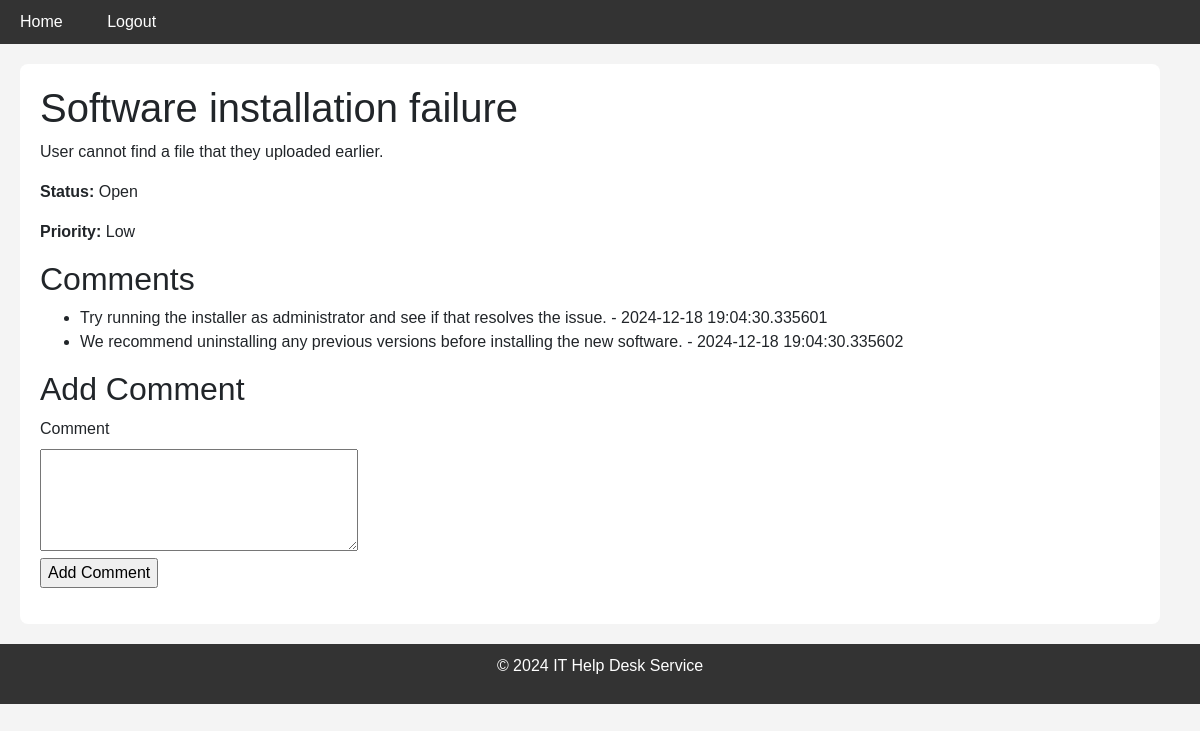
Page /ticket/8 (signed in) on the committed database.
### app/models.py (models this page shows, shortened)
class Ticket(db.Model):
    id = db.Column(db.Integer, primary_key=True)
    title = db.Column(db.String(100), nullable=False)
    description = db.Column(db.Text, nullable=False)
    status = db.Column(db.String(20), nullable=False)  # e.g., 'Open', 'In Progress', 'Resolved'
    priority = db.Column(db.String(20), nullable=False)  # e.g., 'Low', 'Medium', 'High'
    created_date = db.Column(db.DateTime, default=db.func.current_timestamp())
    resolved_date = db.Column(db.DateTime, nullable=True)
    user_id = db.Column(db.Integer, db.ForeignKey('user.id'), nullable=False)
    user = db.relationship('User')

class Comment(db.Model):
    id = db.Column(db.Integer, primary_key=True)
    content = db.Column(db.Text)
    timestamp = db.Column(db.DateTime, index=True, default=datetime.utcnow)
    ticket_id = db.Column(db.Integer, db.ForeignKey('ticket.id'))
    user_id = db.Column(db.Integer, db.ForeignKey('user.id'))

### app/routes.py (the view)
@bp.route('/ticket/<int:id>', methods=['GET', 'POST'])
@login_required
def ticket(id):
    ticket = Ticket.query.get_or_404(id)
    comments = Comment.query.filter_by(ticket_id=id).all()
    form = CommentForm()
    if form.validate_on_submit():
        comment = Comment(content=form.content.data, ticket_id=id, user_id=current_user.id)
        db.session.add(comment)
        db.session.commit()
        flash('Your comment has been added.')
        return redirect(url_for('routes.ticket', id=id))  # Correctly prefixed
    return render_template('ticket.html', title=ticket.title, ticket=ticket, comments=comments, form=form)

### app/forms.py
class CommentForm(FlaskForm):
    content = TextAreaField('Comment', validators=[DataRequired()])
    submit = SubmitField('Add Comment')

### app/__init__.py (called while the page is built)
@login.user_loader
def load_user(user_id):
    from app.models import User
    return User.query.get(int(user_id))

### app/templates/ticket.html (shortened to what this page needs)
{% extends "base.html" %}
{% block content %}
  <h1>{{ ticket.title }}</h1>
  <p>{{ ticket.description }}</p>
  <p><strong>Status:</strong> {{ ticket.status }}</p>
  <p><strong>Priority:</strong> {{ ticket.priority }}</p>
  <h2>Comments</h2>
  <ul>
    {% for comment in comments %}
      <li>{{ comment.content }} - {{ comment.timestamp }}</li>
    {% endfor %}
  </ul>
  <h2>Add Comment</h2>
  <form method="post" action="{{ url_for('routes.ticket', id=ticket.id) }}">
    <p>
      {{ form.content.label }}<br>
      {{ form.content(cols=32, rows=4) }}<br>
      {{ form.submit() }}
    </p>
  </form>
{% endblock %}

### app/static/styles.css (style rules this page uses)
body { font-family: Arial, sans-serif; background-color: #f4f4f4; margin: 0; padding: 0; }

### rows in the picture
Ticket: title "Software installation failure", description "User cannot find a file that they uploaded earlier.", status "Open", priority "Low"
Comment: content "Try running the installer as administrator and see if that resolves the issue.", timestamp "2024-12-18 19:04:30.335601"
Comment: content "We recommend uninstalling any previous versions before installing the new software.", timestamp "2024-12-18 19:04:30.335602"
